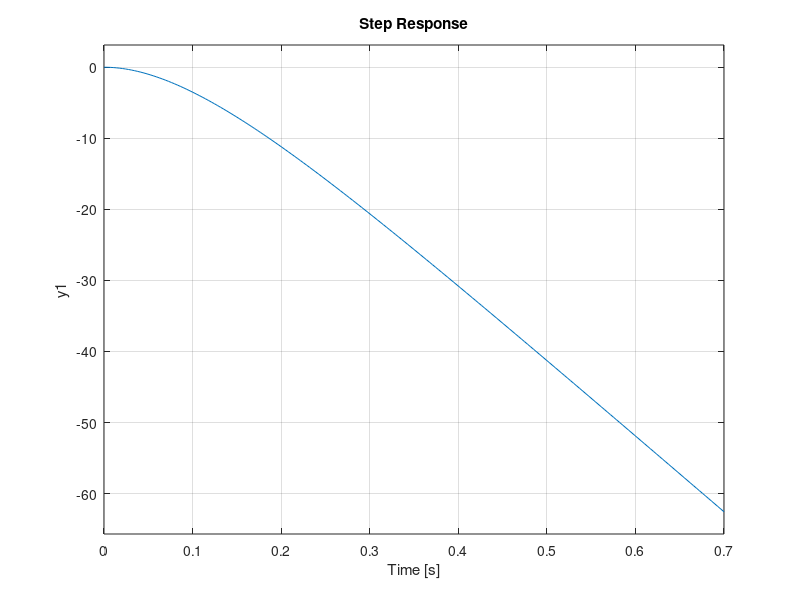

Here is the MATLAB script that generated this plot:
% Compute dimensional TF from aerodynamic non-dimensional derivatives and FEA Iyy
% Uses: rho, V, S, c, m, Iyy, C_L_alpha, C_m_alpha, C_m_q, C_m_delta

rho = 1.225;
V   = 15;        % m/s
S   = 0.40;      % m^2
c   = 0.30;      % m
m   = 2.72;      % kg
Iyy = 1.031;     % kg.m^2  (FEA result)

C_L_alpha  = 4.8;      % per rad
C_m_alpha  = -0.65;
C_m_q      = -12.5;    % per (q*c/2V)
C_m_delta  = -0.95;

% dynamic pressure
q_inf = 0.5 * rho * V^2;

% dimensional pitch moment coefficients (as they enter q_dot)
M_alpha = (q_inf * S * c * C_m_alpha) / Iyy;
M_q     = (q_inf * S * c * C_m_q) / Iyy * (c / (2*V));   % accounts for q nondim factor
M_delta = (q_inf * S * c * C_m_delta) / Iyy;

% dimensional alpha coefficients (note: pick convention for alpha-dot consistently)
% Here we use Z_alpha = - (q_inf * S * C_L_alpha) / m (no V factor)
Z_alpha = - (q_inf * S * C_L_alpha) / m;

% alpha_dot also depends on q coupling; for your prior linear form we used Z_q ~ geometry*V
% A consistent kinematic coupling (check your original derivation). For compatibility with earlier numeric model:
Z_q = 56.7;        % keep if you accept the earlier scaling; otherwise derive from kinematics
Z_delta = 0.232;   % if you have a dimensional CL_delta, convert similarly

% Assemble state-space A,B,C,D using the chosen alpha convention
% We assume the same structure used earlier (alpha_dot = Z_alpha*alpha + Z_q*q + Z_delta*delta)
A = [ Z_alpha,  Z_q, 0;
      M_alpha,  M_q, 0;
      0,        Z_q, 0 ];

B = [ Z_delta;
      M_delta;
      0 ];

C = [0 0 1];
D = 0;

sys = ss(A,B,C,D);
P_sys = tf(sys);
P_sys

step(P_sys)
